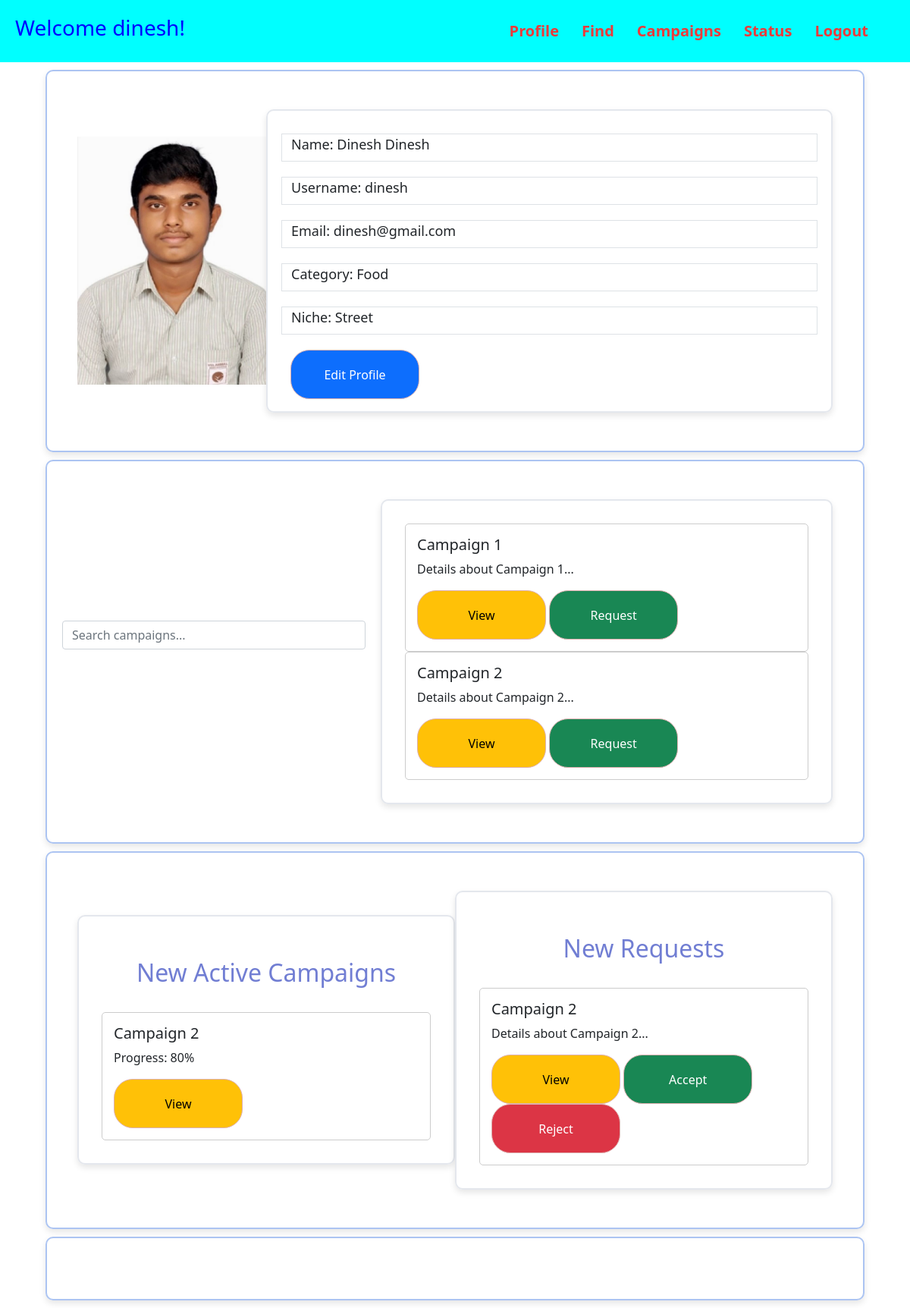
The app's page /influencer_dashboard/2 with its own data.
### application/models.py (models this page shows)
class Influencers(db.Model):
    __tablename__= 'influencer'
    id = db.Column(db.Integer, primary_key=True, autoincrement=True, nullable = False, unique = True)
    fname = db.Column(db.String, nullable = False)
    lname = db.Column(db.String, nullable = False)
    city = db.Column(db.String, nullable = False)
    username = db.Column(db.String, nullable = False, unique = True)
    category  = db.Column(db.String, nullable = False)
    niche  = db.Column(db.String, nullable = False)
    email = db.Column(db.Integer, nullable = False)
    password = db.Column(db.String, nullable = False)

### application/controllers.py (the view)
@app.route("/influencer_dashboard/<int:uid>",methods=["GET","POST"])
def influencer_dashboard(uid):
    influencer = Influencers.query.filter_by(id = uid).first()
    return render_template("influencer_dashboard.html",d=influencer)

### templates/influencer_dashboard.html (shortened to what this page needs)
<!DOCTYPE html>
<html lang="en">
    <head>
        <link href="https://cdn.jsdelivr.net/npm/bootstrap@5.1.0/dist/css/bootstrap.min.css" rel="stylesheet">
        <link rel="stylesheet" type="text/css" href="{{ url_for('static', filename='css/dashboard.css') }}"/>
    </head>
    <body>
        <header>
            <div class="Pic">
                <h3>Welcome {{d.username}}!</h3>
            </div>
            <nav>
                <ul>
                    <li><a href="#profile" id="Profile">Profile</a></li>
                    <li><a href="#find" id="Find">Find</a></li>
                    <li><a href="#campaigns" id="Campaigns">Campaigns</a></li>
                    <li><a href="#status" id="Status">Status</a></li>
                    <li><a href="/users" id="logout">Logout</a></li>
                </ul>
            </nav>
        </header>
        <div class="container" id="profile">
            <div class="logo">
                <img src="{{ url_for('static', filename='images/HARI2.jpg') }}" alt="profile pic">
            </div>
            <div class = "details">
                    <div class="row border">
                        <label for="name" class="form-label">Name: {{d.fname}} {{d.lname}}</label>
                    </div>
                    <div class="row border">
                        <label for="username" class="form-label">Username: {{d.username}}</label>
                    </div>
                    <div class="row border">
                        <label for="email" class="form-label">Email: {{d.email}}</label>
                    </div>
                    <div class="row border">
                        <label for="category" class="form-label">Category: {{d.category}}</label>
                    </div>
                    <div class="row border">
                        <label for="niche" class="form-label">Niche: {{d.niche}}</label>
                    </div>
                    <a class="btn btn-primary" href="#" role="button" id="rcorner">Edit Profile</a>
            </div>
        </div>
        <div class="container" id="find">
            <div class="search-box">
                <input type="text" class="form-control" placeholder="Search campaigns..."><br>
            </div>
            <div class="campaigns">
                <div class="campaign">
                    <h5>Campaign 1</h5>
                    <p>Details about Campaign 1...</p>
                    <a class="btn btn-warning" href="#" role="button" id="rcorner">View</a>
                    <a class="btn btn-success" href="#" role="button" id="rcorner">Request</a>
                </div>
                <div class="campaign">
                    <h5>Campaign 2</h5>
                    <p>Details about Campaign 2...</p>
                    <a class="btn btn-warning" href="#" role="button" id="rcorner">View</a>
                    <a class="btn btn-success" href="#" role="button" id="rcorner">Request</a>
                </div>
            </div>
        </div>
        <div class="container" id="campaigns">
            <div class="campaigns">
                <h2>New Active Campaigns</h2>
                <div class="campaign">
                    <h5>Campaign 2</h5>
                    <p>Progress: 80%</p>
                    <a class="btn btn-warning" href="#" role="button" id="rcorner">View</a>
                </div>
            </div>
            <div class="campaigns">
                <h2>New Requests</h2>
                <div class="campaign">
                    <h5>Campaign 2</h5>
                    <p>Details about Campaign 2...</p>
                    <a class="btn btn-warning" href="#" role="button" id="rcorner">View</a>
                    <a class="btn btn-success" href="#" role="button" id="rcorner">Accept</a>
                    <a class="btn btn-danger" href="#" role="button" id="rcorner">Reject</a>
                </div>
            </div>
        </div>
        <div class="container" id="status">
        </div>
    </body>
</html>

### static/css/dashboard.css (style rules this page uses)
h3 { text-align: center; color: blue; }
h2 { text-align: center; color: blue; }
header { width: 100%; padding: 20px; background-color: aqua; color: #fff; display: flex; justify-content: space-between; align-items: center; animation: fadeIn 2s ease-in-out; }
nav { margin-right: 20px; }
nav ul { list-style: none; padding: 0; margin: 0; display: flex; }
nav ul li { margin: 0 15px; }
h2 { text-align: center; color: rgb(113, 126, 211); padding: 25px; }
nav ul li a { color: #ec3a3a; text-decoration: none; font-size: 20px; font-weight: bold; transition: color 0.3s; }
.container { width: 90%; max-width: 1400px; border: 2px solid rgba(90, 138, 229, 0.5); background-color: rgba(255, 255, 255, 0.8); padding: 40px; margin: 10px auto; box-shadow: 0 4px 8px rgba(0, 0, 0, 0.1); border-radius: 10px; position: relative; display: flex;; align-items: center; height: auto; }
.details { width: 90%; height: 400px; max-width: 900px; border: 2px solid rgba(201, 207, 219, 0.5); background-color: rgba(255, 255, 255, 0.8); padding: 30px; margin: 10px auto; box-shadow: 0 4px 8px rgba(0, 0, 0, 0.1); border-radius: 10px; position: relative; align-items: center; }
.logo { flex: 0 0 25%; display: flex; align-items: center; justify-content: flex-start; }
.logo img { width: 100%; max-width: none; }
.row { margin-bottom: 20px; }
.form-label { font-size: large; }
#New, #Cancel,#Cancel2, #showcampaign,#findinfluencer, #rcorner { border-radius: 25px; padding: 20px; width: 170px; height: 65px; border-color: #ddafaf; }
#find .search-box { margin-bottom: 20px; width: 100%; max-width: 400px; }
.showcampaigns, .showexistingcampaigns, .campaigns { width: 90%; height: auto; max-width: 900px; border: 2px solid rgba(201, 207, 219, 0.5); background-color: rgba(255, 255, 255, 0.8); padding: 30px; margin: 10px auto; box-shadow: 0 4px 8px rgba(0, 0, 0, 0.1); border-radius: 10px; position: relative; align-items: center; flex-direction: column; }
.campaign { padding: 15px; border: 1px solid #ccc; border-radius: 5px; margin-left: auto; }
.search-box { margin-right: 10px 0; right: 20px; position: relative; align-items: center; flex-direction: column; }

### records on screen
Influencers: username "dinesh", fname "Dinesh", lname "Dinesh", email "dinesh@gmail.com", category "Food", niche "Street"
